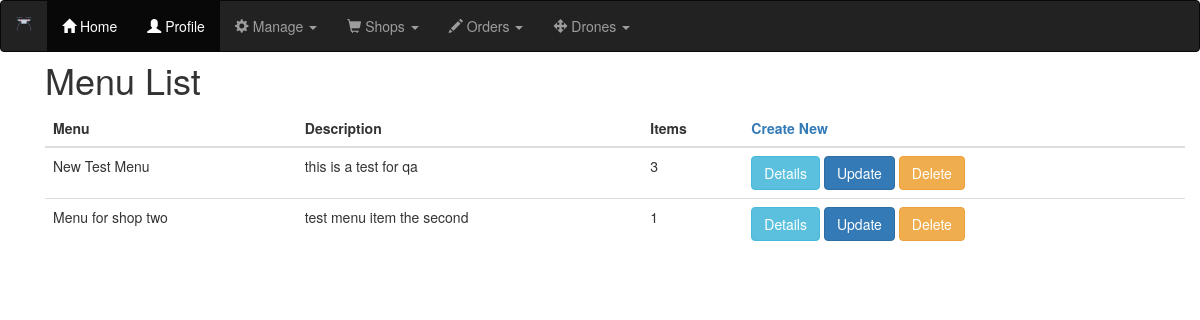
Before: /shops/menu_list with the older database file.
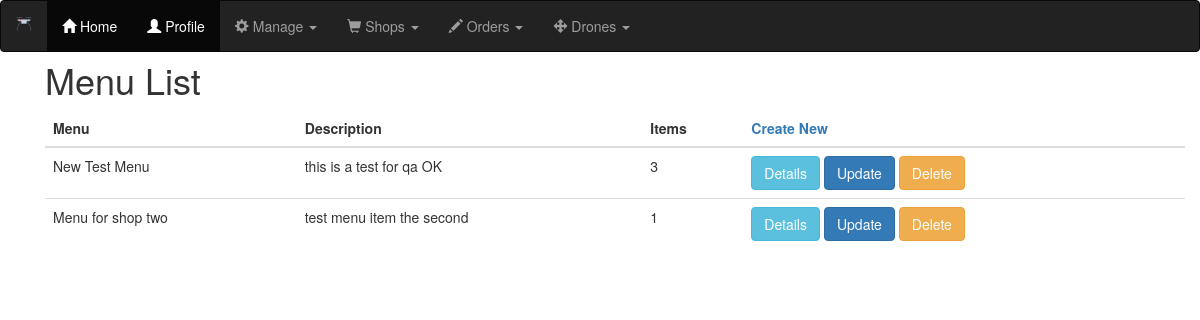
After: the same page with the newer database file.
### shops/models.py (models this page shows, shortened)
class Menu(models.Model):
    name = models.CharField(max_length=25)
    description = models.CharField(max_length=50)
    items = models.ManyToManyField(MenuItem)

### shops/views.py (the view)
# urls.py: path('menu_list',MenuList.as_view(),name='menu_list'),
class MenuList(ListView):
    template_name = 'menus/menu_list.html'
    model = Menu

### shops/templates/menus/menu_list.html
<!DOCTYPE html>
{% extends "base.html" %}
{% block content %}
<div class="container">
<br><br>
  <h1>Menu List</h1>
<table class="table">
  <thead>
    <th>Menu</th><th>Description</th> <th>Items</th> <th class='right_handed'> <a href="{% url 'shops:menu_create' %}">Create New</a></th>
  </thead>
  <tbody>
  {% for menu in object_list %}
    <tr class="default">
      <td>{{ menu.name }}</td>
      <td>{{ menu.description }}</td>
      <td>{{menu.items.count}}</td>
      <td> <a href="menu/{{menu.id}}"><button type="button" class="btn btn-info">Details</button></a>
        <a href="{% url 'shops:menu_update' menu.id %}"><button type="button" class="btn btn-primary">Update</button></a>
        <a href="{% url 'shops:menu_delete' menu.id %}"><button type="button" class="btn btn-warning">Delete</button></a>
      </td>
    </tr>
  {% endfor %}
</tbody>
</table>
</div>
{% endblock %}

Changed rows visible on the page:
changed Menu "New Test Menu": description "this is a test for qa" → "this is a test for qa OK"
